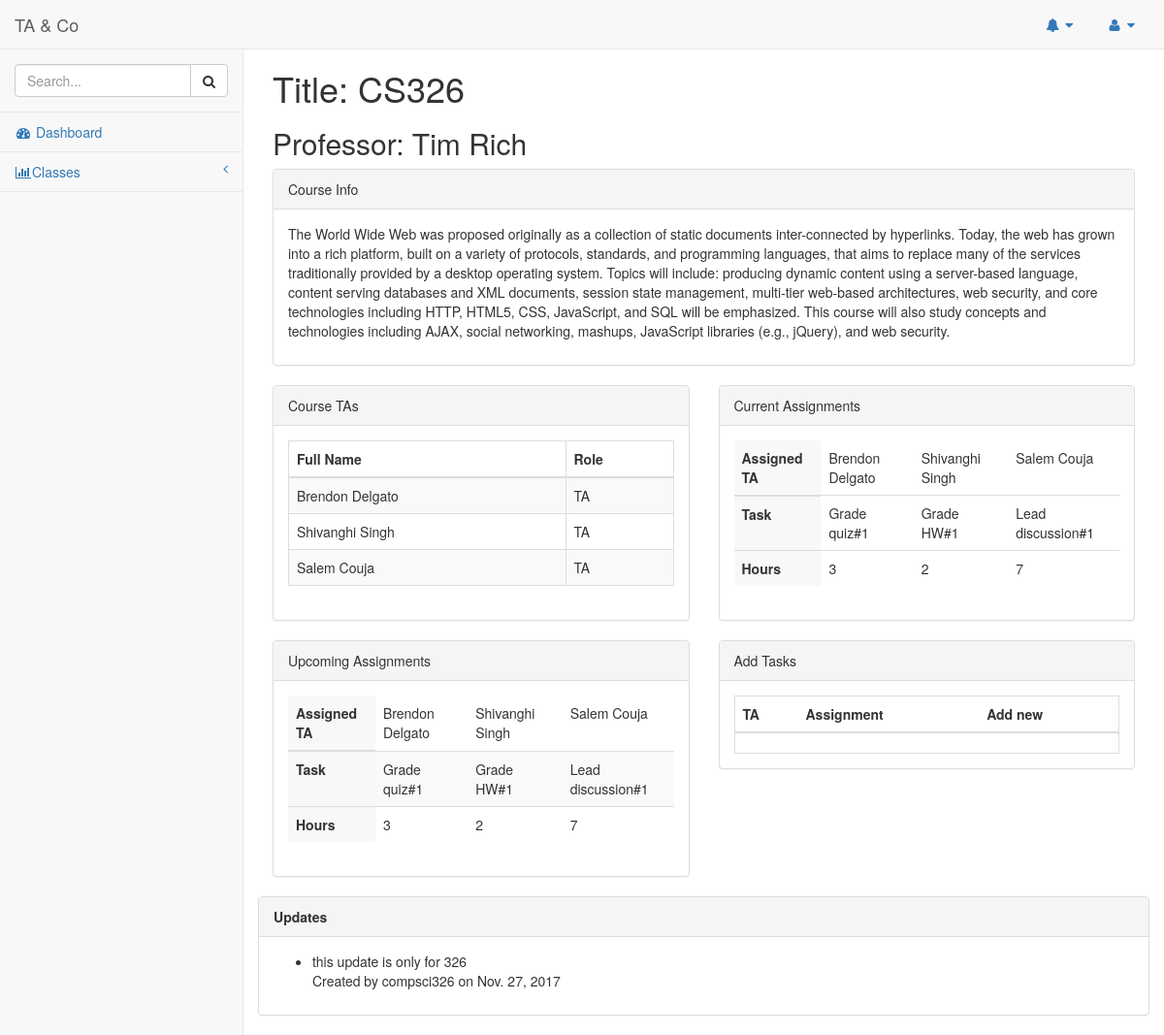
Screenshot of /taco/course/54110283-9b0f-487e-8e72-9b002011534c (signed in) with the database file from the repository.
### taco/models.py (models this page shows, shortened)
class Course(models.Model):
	cid = models.UUIDField(primary_key=True, default=uuid.uuid4, help_text="Unique ID for the Course")
	cname = models.CharField(max_length=200, help_text="Enter Course Name")
	cdescription=models.TextField(max_length=1000, help_text="Enter a brief description of the course")
	professor=models.ForeignKey('Professor', on_delete=models.SET_NULL, null=True)
	ta=models.ManyToManyField(Ta, help_text="Select a TA for this course")

class Professor(models.Model):
	pid = models.UUIDField(primary_key=True, default=uuid.uuid4, help_text="Unique ID for the Professor")
	pname = models.CharField(max_length=200, help_text="Enter Professor's Name")
	def __str__(self):
		return '%s' % (self.pname)

class Ta(models.Model):
	tid = models.UUIDField(primary_key=True, default=uuid.uuid4, help_text="Unique ID for the TA")
	full_name = models.CharField(max_length=200, help_text="Enter Full Name")
	assignment = models.ForeignKey('Assignment', on_delete=models.SET_NULL, null=True)

class Update(models.Model):
	uid = models.UUIDField(primary_key=True, default=uuid.uuid4, help_text="Unique ID for the Update")
	ustring = models.CharField(max_length=200, help_text="Enter the Update")
	desiredCourse = models.ManyToManyField(Course, help_text="Select a course that you would like to update its TA's")

class CourseUpdate(Update):
    course = models.ForeignKey(Course)

### taco/views.py (the view)
# urls.py: url(r'^course/(?P<pk>[A-Za-z0-9-]+)$', views.CourseDetailView.as_view(), name='course-detail'),
class CourseDetailView(LoginRequiredMixin, generic.DetailView):
    model = Course

### taco/templates/taco/course_detail.html (shortened to what this page needs)
{% extends "base_generic.html" %}
{% block content %}
  <div class="col-lg-12">
      <div class="row">
          <div class="col-lg-12">
              <h1> Title: {{course.cname}}</h1>
              <h2> Professor: {{course.professor}} </h2>
          </div>
      </div>
<div class="row">
      <div class="col-lg-12">
          <div class="panel panel-default">
              <div class="panel-heading">
                  Course Info
              </div>
              <div class="panel-body">
                  <p>
                    {{course.cdescription}}
                  </p>
              </div>
          </div>
      </div>
</div>
      <div class="row">
          <div class="col-lg-6">
              <div class="panel panel-default">
                  <div class="panel-heading">
                     Course TAs
                  </div>
                  <div class="panel-body">
                      <div class="table-responsive">
                          <table class="table table-striped table-bordered table-hover">
                              <thead>
                                  <tr>
                                      <th>Full Name</th>
                                      <th>Role</th>
                                  </tr>
                              </thead>
                              <tbody>
                                  {% for ta in course.ta.all %} <tr><td>{{ ta.full_name }}</td><td>TA</td></tr> {% endfor %}
                              </tbody>
                          </table>
                      </div>
                  </div>
              </div>
          </div>
          <div class="col-lg-6">
              <div class="panel panel-default">
                  <div class="panel-heading">
                    Current Assignments
                  </div>
                  <div class="panel-body">
                      <div class="table-responsive">
                          <table id="current-assignment-table" class="table">
                              <thead>
                                  <tr>
                                    <th bgcolor="#f8f8f8">Assigned TA</th>
                                    {% for ta in course.ta.all %} <td>{{ ta.full_name }}</td> {% endfor %}
                                  </tr>
                              </thead>
                              <tbody>
                                  <tr>
                                      <th bgcolor="#f8f8f8">Task</th>
                                      <td>Grade quiz#1</td>
                                      <td>Grade HW#1</td>
                                      <td>Lead discussion#1</td>
                                  </tr>
                                  <tr>
                                      <th bgcolor="#f8f8f8">Hours</th>
                                      <td>3</td>
                                      <td>2</td>
                                      <td>7</td>
                                  </tr>
                              </tbody>
                          </table>
                      </div>
                  </div>
              </div>
          </div>
      </div>
      <div class="row">
          <div class="col-lg-6">
              <div class="panel panel-default">
                  <div class="panel-heading">
                    Upcoming Assignments</div>
                  <div class="panel-body">
                      <div class="table-responsive">
                          <table class="table table-striped">
                              <thead>
                                  <tr>
                                    <th bgcolor="#f8f8f8">Assigned TA</th>
                                    {% for ta in course.ta.all %} <td>{{ ta.full_name }}</td> {% endfor %}
                                  </tr>
                              </thead>
                              <tbody>
                                  <tr>
                                      <th bgcolor="#f8f8f8">Task</th>
                                      <td>Grade quiz#1</td>
                                      <td>Grade HW#1</td>
                                      <td>Lead discussion#1</td>
                                  </tr>
                                  <tr>
                                      <th bgcolor="#f8f8f8">Hours</th>
                                      <td>3</td>
                                      <td>2</td>
                                      <td>7</td>
                                  </tr>
                              </tbody>
                          </table>
                      </div>
                  </div>
              </div>
          </div>
          <div class="col-lg-6">
              <div class="panel panel-default">
                  <div class="panel-heading">
                    Add Tasks
                    </div>
                  <div class="panel-body">
                      <div class="table-responsive table-bordered">
                          <table class="table" id="myTable">
                              <thead>
                                  <tr>
                                      <th>TA</th>
                                      <th>Assignment</th>
                                      <th> <span onclick="myCreateFunction()">Add new</span></th>
                                  </tr>
                              </thead>
                          </table>
                      </div>
                  </div>
              </div>
          </div>
            <div class="row">
          <div class="col-lg-12">
              <div class="panel panel-default">
                  <div class="panel-heading"><b>Updates</b></div>
                  <div class="panel-body">
                                  <ul>
                                    {% for update in course.courseupdate_set.all %}
                                      <li>
                                        <p>{{ update.comment }}<br>Created by {{ update.user }} on {{ update.date }}</p>
                                      </li>
                                    {% endfor %}
                                  </ul>
                  </div>
              </div>
          </div>
      </div>
  </div>
{% endblock %}

### rows the page displays
Course: cname "CS326", professor "Tim Rich", cdescription "The World Wide Web was proposed originally as a collection of static documents inter-connected by hyperlinks. Today, the web has grown into a rich platform, built on a variety of protocols, standards, and programming languages, that aims to replace many of the services traditionally provided by a desktop operating system. Topics will include: producing dynamic content using a server-based language, content serving databases and XML documents, session state management, multi-tier web-based architectures, web security, and core technologies including HTTP, HTML5, CSS, JavaScript, and SQL will be emphasized. This course will also study concepts and technologies including AJAX, social…"
Ta: full_name "Brendon Delgato"
Ta: full_name "Shivanghi Singh"
Ta: full_name "Salem Couja"
CourseUpdate: comment "this update is only for 326", user "compsci326", date "Nov. 27, 2017"
